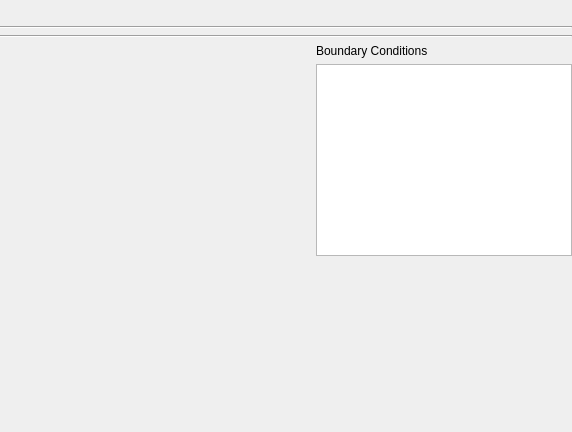
<?xml version="1.0" encoding="UTF-8"?>
<ui version="4.0">
 <class>ReosEditPolylineStructureWidget</class>
 <widget class="QWidget" name="ReosEditPolylineStructureWidget">
  <property name="geometry">
   <rect>
    <x>0</x>
    <y>0</y>
    <width>572</width>
    <height>432</height>
   </rect>
  </property>
  <property name="windowTitle">
   <string notr="true">Form</string>
  </property>
  <layout class="QVBoxLayout" name="verticalLayout">
   <property name="leftMargin">
    <number>0</number>
   </property>
   <property name="topMargin">
    <number>0</number>
   </property>
   <property name="rightMargin">
    <number>0</number>
   </property>
   <property name="bottomMargin">
    <number>0</number>
   </property>
   <item>
    <layout class="QHBoxLayout" name="horizontalLayout_2">
     <property name="topMargin">
      <number>0</number>
     </property>
     <property name="bottomMargin">
      <number>0</number>
     </property>
     <item>
      <widget class="QWidget" name="mToolBarWidget" native="true">
       <property name="sizePolicy">
        <sizepolicy hsizetype="Minimum" vsizetype="Preferred">
         <horstretch>0</horstretch>
         <verstretch>0</verstretch>
        </sizepolicy>
       </property>
       <layout class="QHBoxLayout" name="horizontalLayout">
        <property name="leftMargin">
         <number>0</number>
        </property>
        <property name="topMargin">
         <number>0</number>
        </property>
        <property name="rightMargin">
         <number>0</number>
        </property>
        <property name="bottomMargin">
         <number>0</number>
        </property>
       </layout>
      </widget>
     </item>
     <item>
      <spacer name="horizontalSpacer">
       <property name="orientation">
        <enum>Qt::Horizontal</enum>
       </property>
       <property name="sizeHint" stdset="0">
        <size>
         <width>40</width>
         <height>20</height>
        </size>
       </property>
      </spacer>
     </item>
    </layout>
   </item>
   <item>
    <widget class="Line" name="line_2">
     <property name="orientation">
      <enum>Qt::Horizontal</enum>
     </property>
    </widget>
   </item>
   <item>
    <layout class="QVBoxLayout" name="mSettingsLayout"/>
   </item>
   <item>
    <widget class="Line" name="line">
     <property name="orientation">
      <enum>Qt::Horizontal</enum>
     </property>
    </widget>
   </item>
   <item>
    <layout class="QGridLayout" name="gridLayout" rowstretch="0,0,0" columnstretch="1,0">
     <property name="topMargin">
      <number>0</number>
     </property>
     <item row="0" column="1">
      <widget class="QLabel" name="label">
       <property name="text">
        <string>Boundary Conditions</string>
       </property>
      </widget>
     </item>
     <item row="2" column="1">
      <layout class="QHBoxLayout" name="horizontalLayout_3">
       <property name="topMargin">
        <number>0</number>
       </property>
       <item>
        <spacer name="horizontalSpacer_2">
         <property name="orientation">
          <enum>Qt::Horizontal</enum>
         </property>
         <property name="sizeHint" stdset="0">
          <size>
           <width>40</width>
           <height>20</height>
          </size>
         </property>
        </spacer>
       </item>
       <item>
        <layout class="QHBoxLayout" name="mBoundaryToolBarLayout"/>
       </item>
       <item>
        <spacer name="horizontalSpacer_3">
         <property name="orientation">
          <enum>Qt::Horizontal</enum>
         </property>
         <property name="sizeHint" stdset="0">
          <size>
           <width>40</width>
           <height>20</height>
          </size>
         </property>
        </spacer>
       </item>
      </layout>
     </item>
     <item row="1" column="0">
      <layout class="QVBoxLayout" name="verticalLayout_3">
       <property name="bottomMargin">
        <number>0</number>
       </property>
       <item>
        <layout class="QVBoxLayout" name="mInformationLayout">
         <property name="topMargin">
          <number>0</number>
         </property>
         <property name="rightMargin">
          <number>0</number>
         </property>
        </layout>
       </item>
       <item>
        <spacer name="verticalSpacer_2">
         <property name="orientation">
          <enum>Qt::Vertical</enum>
         </property>
         <property name="sizeHint" stdset="0">
          <size>
           <width>20</width>
           <height>40</height>
          </size>
         </property>
        </spacer>
       </item>
      </layout>
     </item>
     <item row="1" column="1">
      <widget class="QListView" name="mBoundaryListView"/>
     </item>
    </layout>
   </item>
   <item>
    <spacer name="verticalSpacer">
     <property name="orientation">
      <enum>Qt::Vertical</enum>
     </property>
     <property name="sizeHint" stdset="0">
      <size>
       <width>20</width>
       <height>40</height>
      </size>
     </property>
    </spacer>
   </item>
  </layout>
 </widget>
 <resources/>
 <connections/>
</ui>
